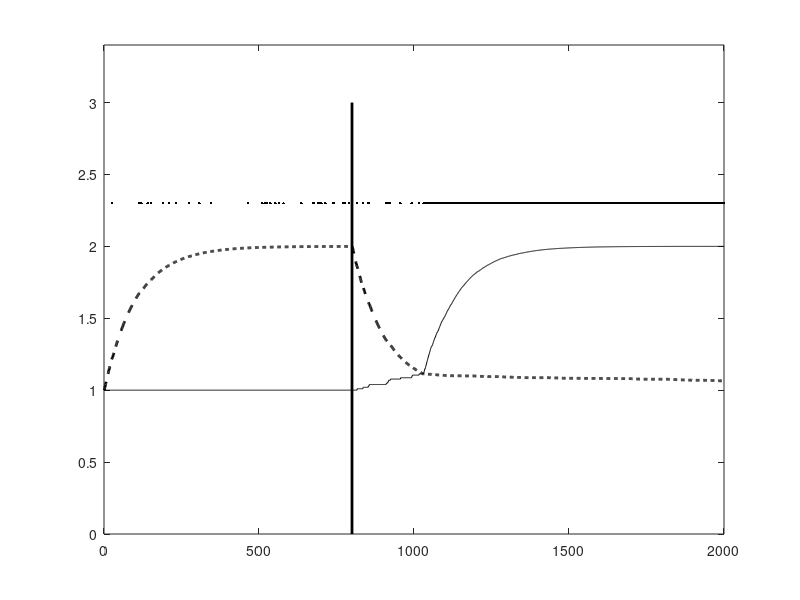

Source code (MATLAB): (Note: this script raises an error after producing the figure.)
% script rlAviod.m
% this script models avoidance learning
% as a reinforcement learning problem
% based on two upper motoneurons: 
% sumo (for spin) and fumo (for freeze)
% 

% set parameters for reinforcement learning
ntrials=2000; % set number of trials 
preTrInt=800; % set pretraining interval
alpha=0.01; % set learning rate 
bprob=0.05; % set baseline probability of innovation 

% set rewards
rspr=0; % reward for spin pretraining
rstr=1; % reward for spin during training
rfpr=1; % reward for freeze pretraining
rftr=0; % reward for freeze during training

% set baseline input weights
bhs=1; % for hear to spin
bhf=1; % for hear to freeze

% set initial values of modifiable weights
whs=0;
whf=0;

% set response of sensory neurons
hear=1; % for hearing

% train the network
for i=1:ntrials, % do for each trian
   % set the rewards for the current trial
   if i<=preTrInt,
      rews=rspr; rewf=rfpr;
   else
      rews=rstr; rewf=rftr;
   end
   
   % compute the responses of the upper motoneurons
   sumo=(whs+bhs)*hear; % compute response of spin upmo
   fumo=(whf+bhf)*hear; % compute response of freeze upmo
   
   % decide if a spin will be produced (spin=1 means spin)
   spin=sumo>fumo; % spin if sumo is larger than fumo
   prob=bprob; % set inovation probability to its baseline 
   if prob>rand, spin=1-spin; end % innovate sometimes
   
   % save upper motoneuron responses and spins
   sumorec(i)=sumo; % for spin upmo
   fumorec(i)=fumo; % for freeze upmo
   spinrec(i)=spin; % for the action itself
   
   % update weights from hear to sumo or fumo
   if spin==1,                  % if a spin was produced
      whs=whs+alpha*(rews-whs); % update the hear-sumo weight
   else                         % if the rabbit froze instead
      whf=whf+alpha*(rewf-whf); % update the hear-freeze weight
   end
   
end % end main loop



% plot results
clf
trln=1:ntrials;
lnh=[preTrInt preTrInt];
lnv=[0 3];
plot(trln,sumorec,'k',trln,fumorec,'k--','linewidth',2)
indxspin=find(spinrec==1);
hold all
plot(trln(indxspin),spinrec(indxspin)*2.3,'k.')
plot(lnh,lnv,'k','linewidth',2)
axis([0 ntrials 0 3.4])
legend('sumo','fumo','spin',1)
xlabel('training cycles','fontsize',14)
ylabel('response                  ','fontsize',14)
set(gca,'fontsize',14)
set(gca,'linewidth',2)

